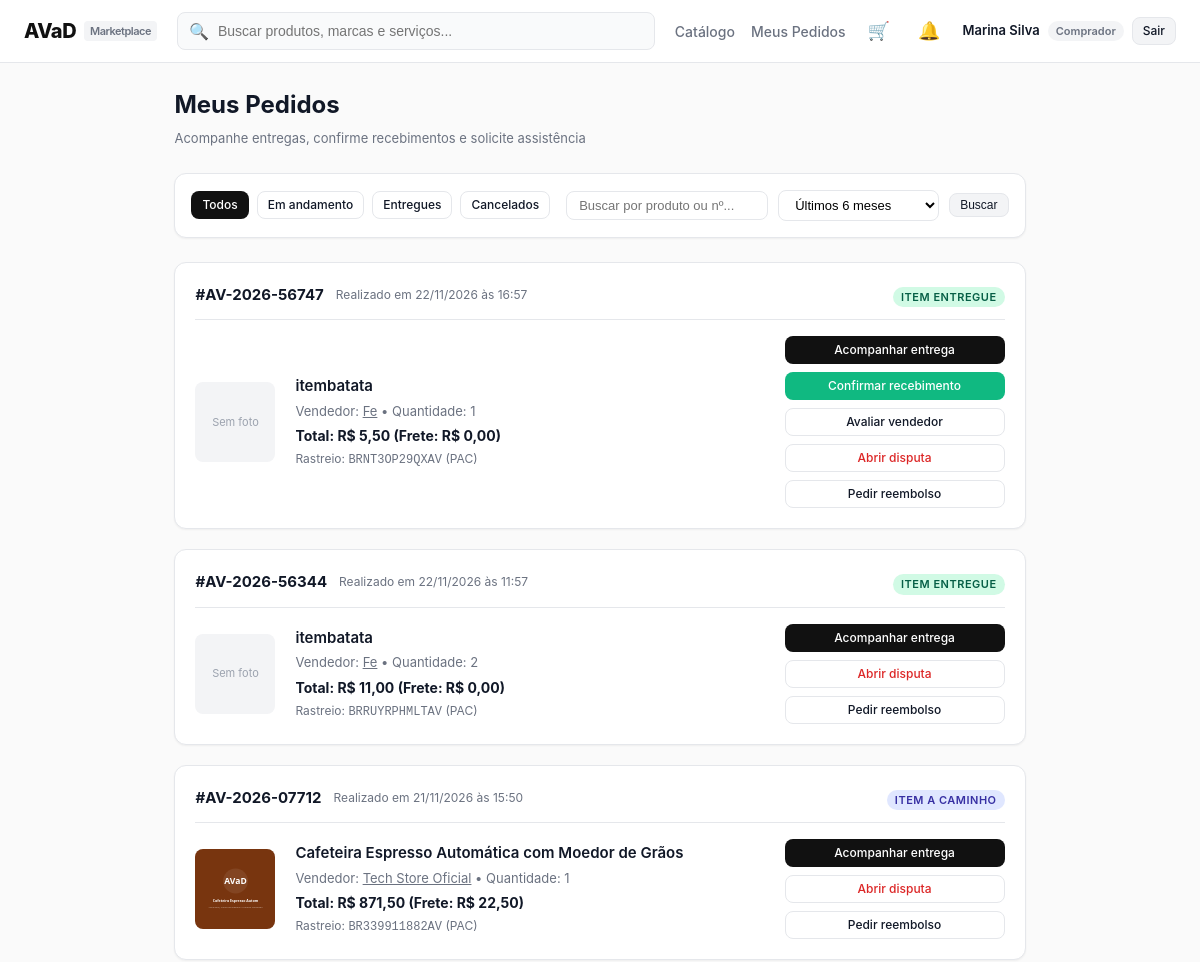
The page /orders/my-orders/ (signed in, upper part) on the database as committed earlier.
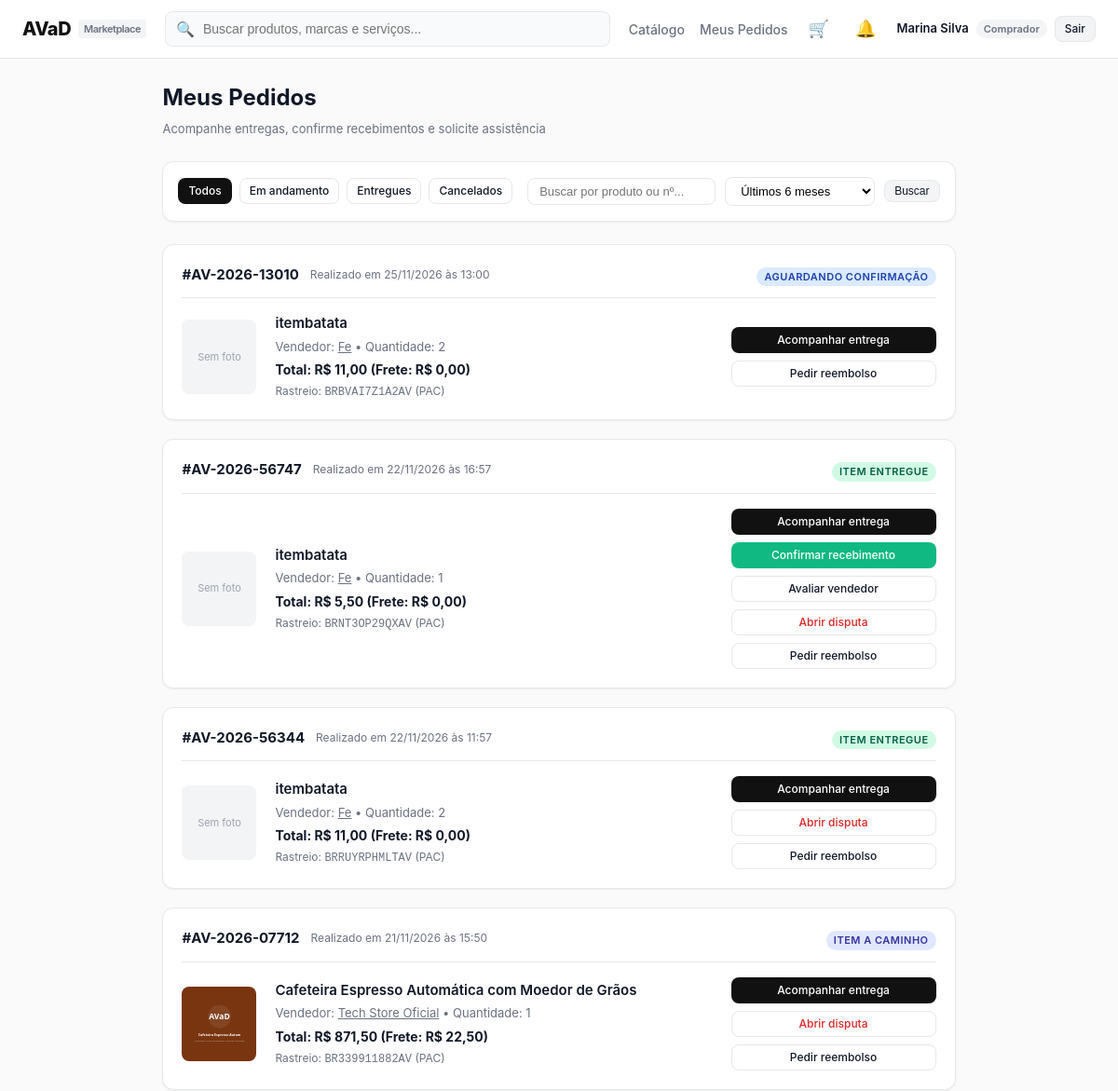
The same page on the database as committed later.
### accounts/models.py (models this page shows, shortened)
class UserProfile(models.Model):
    user = models.OneToOneField(User, on_delete=models.CASCADE, related_name='profile')
    nome = models.CharField(max_length=16)
    data_nascimento = models.DateField()
    cpf = models.CharField(max_length=14, unique=True)
    cnpj = models.CharField(max_length=18, blank=True, null=True, unique=True)
    tem_cnpj = models.BooleanField(default=False)
    email_verificado = models.BooleanField(default=False)
    is_mediador = models.BooleanField(default=False)
    conta_bancaria_bloqueada = models.BooleanField(default=False)
    suspenso = models.BooleanField(default=False)
    token_verificacao = models.CharField(max_length=64, blank=True, null=True)
    nome_loja = models.CharField(max_length=64, blank=True, null=True)  # nome público como vendedor
    meta_mensal = models.DecimalField(max_digits=12, decimal_places=2, default=Decimal('25000.00'),
                                      validators=[MinValueValidator(Decimal('1.00'))])

### orders/models.py (models this page shows, shortened)
class Order(models.Model):
    codigo = models.CharField(max_length=20, unique=True, default=generate_order_code)
    comprador = models.ForeignKey(User, on_delete=models.CASCADE, related_name='compras')
    vendedor = models.ForeignKey(User, on_delete=models.CASCADE, related_name='vendas')
    produto = models.ForeignKey('catalog.Product', on_delete=models.CASCADE)
    quantidade = models.PositiveIntegerField(default=1)
    preco_unitario = models.DecimalField(max_digits=10, decimal_places=2)
    valor_frete = models.DecimalField(max_digits=10, decimal_places=2, default=0)
    metodo_frete = models.CharField(max_length=20, choices=METODO_FRETE_CHOICES, default='pac')
    prazo_dias = models.PositiveIntegerField(default=7)
    valor_total = models.DecimalField(max_digits=10, decimal_places=2)
    forma_pagamento = models.CharField(max_length=20, choices=FORMA_PAGAMENTO_CHOICES, default='cartao')
    parcelas = models.PositiveIntegerField(default=1)
    cep_entrega = models.CharField(max_length=10, blank=True)
    endereco_entrega = models.TextField(blank=True)
    codigo_rastreio = models.CharField(max_length=20, blank=True, default='')
    status = models.CharField(max_length=30, choices=STATUS_CHOICES, default='aguardando_pagamento')
    recebimento_confirmado = models.BooleanField(default=False)
    entregue_em = models.DateTimeField(null=True, blank=True)  # quando o pedido passou a 'entregue'
    criado_em = models.DateTimeField(auto_now_add=True)
    class Meta:
        ordering = ['-criado_em']
    @property
    def status_display_badge(self):
        mapping = {
            'aguardando_pagamento': ('AGUARDANDO PAGAMENTO', 'warning'),
            'aguardando_confirmacao': ('AGUARDANDO CONFIRMAÇÃO', 'info'),
            'preparando': ('PREPARANDO ENVIO', 'info'),
            'a_caminho': ('ITEM A CAMINHO', 'primary'),
            'entregue': ('ITEM ENTREGUE', 'success'),
            'cancelado': ('CANCELADO/ESTORNADO', 'danger'),
        }
        return mapping.get(self.status, ('DESCONHECIDO', 'secondary'))

### catalog/models.py (models this page shows, shortened)
class Product(models.Model):
    vendedor = models.ForeignKey(User, on_delete=models.CASCADE, related_name='products')
    titulo = models.CharField(max_length=200)
    categoria = models.CharField(max_length=50, choices=CATEGORIAS)
    descricao = models.TextField()
    caracteristicas = models.TextField(blank=True, help_text='Uma característica por linha')
    preco = models.DecimalField(max_digits=10, decimal_places=2)
    estoque = models.PositiveIntegerField(default=0)
    imagem = models.ImageField(upload_to='products/', blank=True, null=True)
    frete_gratis = models.BooleanField(default=False)
    ativo = models.BooleanField(default=True)
    removido = models.BooleanField(default=False)  # anúncio removido pelo vendedor (some da loja e da lista)
    criado_em = models.DateTimeField(auto_now_add=True)
    class Meta:
        ordering = ['-criado_em']

### orders/views.py (the view)
# urls.py: path('my-orders/', views.my_orders_view, name='my_orders'),
@login_required
def my_orders_view(request):
    confirmar_recebimentos_vencidos()
    orders = Order.objects.filter(comprador=request.user)
    aba = request.GET.get('aba', 'todos')
    if aba == 'em_andamento':
        orders = orders.filter(status__in=['aguardando_pagamento', 'aguardando_confirmacao', 'preparando', 'a_caminho'])
    elif aba == 'entregues':
        orders = orders.filter(status='entregue')
    elif aba == 'cancelados':
        orders = orders.filter(status='cancelado')
    q = request.GET.get('q', '').strip()
    if q:
        orders = orders.filter(codigo__icontains=q) | orders.filter(produto__titulo__icontains=q)
    periodo = request.GET.get('periodo', '6m')
    if periodo == '6m':
        seis_meses_atras = timezone.now() - datetime.timedelta(days=180)
        orders = orders.filter(criado_em__gte=seis_meses_atras)
    return render(request, 'orders/my_orders.html', {
        'orders': orders,
        'aba': aba,
        'q': q,
        'periodo': periodo,
    })

### templates/orders/my_orders.html (shortened to what this page needs)
{% extends "base.html" %}
{% block content %}
<div style="margin-bottom: 24px;">
  <h1 style="font-size: 24px; font-weight: 700; margin-bottom: 6px;">Meus Pedidos</h1>
  <p style="font-size: 13px; color: var(--text-muted);">Acompanhe entregas, confirme recebimentos e solicite assistência</p>
</div>
<div class="card" style="margin-bottom: 24px; padding: 16px;">
  <div style="display: flex; justify-content: space-between; align-items: center; flex-wrap: wrap; gap: 16px;">
    <div style="display: flex; gap: 8px;">
      <a href="?aba=todos{% if q %}&q={{ q }}{% endif %}{% if periodo %}&periodo={{ periodo }}{% endif %}" class="btn btn-sm {% if aba == 'todos' %}btn-primary{% else %}btn-outline{% endif %}">
        Todos
      </a>
      <a href="?aba=em_andamento{% if q %}&q={{ q }}{% endif %}{% if periodo %}&periodo={{ periodo }}{% endif %}" class="btn btn-sm {% if aba == 'em_andamento' %}btn-primary{% else %}btn-outline{% endif %}">
        Em andamento
      </a>
      <a href="?aba=entregues{% if q %}&q={{ q }}{% endif %}{% if periodo %}&periodo={{ periodo }}{% endif %}" class="btn btn-sm {% if aba == 'entregues' %}btn-primary{% else %}btn-outline{% endif %}">
        Entregues
      </a>
      <a href="?aba=cancelados{% if q %}&q={{ q }}{% endif %}{% if periodo %}&periodo={{ periodo }}{% endif %}" class="btn btn-sm {% if aba == 'cancelados' %}btn-primary{% else %}btn-outline{% endif %}">
        Cancelados
      </a>
    </div>
    <form method="get" style="display: flex; gap: 10px; align-items: center;">
      <input type="text" name="q" value="{{ q }}" placeholder="Buscar por produto ou nº..." class="form-input" style="padding: 6px 12px; font-size: 13px; width: 220px;">
      <select name="periodo" onchange="this.form.submit()" class="form-select" style="padding: 6px 12px; font-size: 13px;">
        <option value="6m" {% if periodo == '6m' %}selected{% endif %}>Últimos 6 meses</option>
      </select>
      <button type="submit" class="btn btn-secondary btn-sm">Buscar</button>
    </form>
  </div>
</div>
<div style="display: flex; flex-direction: column; gap: 20px;">
  {% for order in orders %}
    <div class="card">
      <div style="display: flex; justify-content: space-between; align-items: center; border-bottom: 1px solid var(--border-color); padding-bottom: 12px; margin-bottom: 16px; flex-wrap: wrap; gap: 12px;">
        <div style="display: flex; align-items: center; gap: 12px;">
          <strong style="font-size: 15px;">{{ order.codigo }}</strong>
          <span style="font-size: 12px; color: var(--text-muted);">Realizado em {{ order.criado_em|date:"d/m/Y \à\s H:i" }}</span>
        </div>
        <div>
          <span class="badge badge-{{ order.status_display_badge.1 }}">
            {{ order.status_display_badge.0 }}
          </span>
        </div>
      </div>
      <div style="display: grid; grid-template-columns: 80px 1fr 220px; gap: 20px; align-items: center;">
        <div style="width: 80px; height: 80px; background: #F3F4F6; border-radius: var(--radius-md); overflow: hidden; display: flex; align-items: center; justify-content: center;">
          {% if order.produto.imagem %}
            <img src="{{ order.produto.imagem.url }}" alt="{{ order.produto.titulo }}" style="width: 100%; height: 100%; object-fit: cover;">
          {% else %}
            <span style="font-size: 11px; color: #9CA3AF;">Sem foto</span>
          {% endif %}
        </div>
        <div>
          <h3 style="font-size: 15px; font-weight: 600; margin-bottom: 4px;">
            <a href="{% url 'catalog:product_detail' order.produto.id %}">{{ order.produto.titulo }}</a>
          </h3>
          <div style="font-size: 13px; color: var(--text-muted); margin-bottom: 4px;">
            Vendedor: <a href="{% url 'accounts:seller_profile' order.vendedor.id %}" style="text-decoration: underline;">{{ order.vendedor.profile.nome_loja|default:order.vendedor.profile.nome }}</a>
            &bull; Quantidade: {{ order.quantidade }}
          </div>
          <div style="font-size: 14px; font-weight: 700;">
            Total: R$ {{ order.valor_total }} (Frete: R$ {{ order.valor_frete }})
          </div>
          {% if order.codigo_rastreio %}
            <div style="font-size: 12px; color: var(--text-muted); margin-top: 4px;">
              Rastreio: <code>{{ order.codigo_rastreio }}</code> ({{ order.get_metodo_frete_display }})
            </div>
          {% endif %}
        </div>
        <div style="display: flex; flex-direction: column; gap: 8px;">
          <a href="{% url 'orders:tracking' order.id %}" class="btn btn-primary btn-sm btn-block">
            Acompanhar entrega
          </a>
          {% if order.status == 'entregue' and not order.recebimento_confirmado %}
            <a href="{% url 'orders:confirm_receipt' order.id %}" class="btn btn-success btn-sm btn-block">
              Confirmar recebimento
            </a>
          {% endif %}
          {% if order.status == 'entregue' and not order.review %}
            <a href="{% url 'orders:review' order.id %}" class="btn btn-outline btn-sm btn-block">
              Avaliar vendedor
            </a>
          {% endif %}
          {% if order.status in 'a_caminho,entregue' %}
            <a href="{% url 'disputes:open_dispute' order.id %}" class="btn btn-outline btn-sm btn-block" style="color: #DC2626;">
              Abrir disputa
            </a>
          {% endif %}
          {% if order.status != 'cancelado' %}
            <a href="{% url 'orders:refund' order.id %}" class="btn btn-outline btn-sm btn-block">
              Pedir reembolso
            </a>
          {% endif %}
        </div>
      </div>
    </div>
  {% endfor %}
</div>
{% endblock %}

### templates/base.html (shortened to what this page needs)
{% load static %}
<!DOCTYPE html>
<html lang="pt-br">
<head>
  <link rel="stylesheet" href="{% static 'css/style.css' %}">
</head>
<body>
  <header class="navbar">
    <div class="nav-container">
      <a href="{% url 'home' %}" class="logo">
        <span>AVaD</span>
        <span class="logo-tag">Marketplace</span>
      </a>
      <form action="{% url 'catalog:product_list' %}" method="get" class="search-form">
        <span class="search-icon">🔍</span>
        <input type="text" name="q" value="{{ request.GET.q|default:'' }}" class="search-input" placeholder="Buscar produtos, marcas e serviços...">
      </form>
      <nav class="nav-links">
        <a href="{% url 'catalog:product_list' %}" class="nav-link">Catálogo</a>
        {% if user.is_authenticated %}
          {% if request.tipo_usuario == 'comprador' %}
            <a href="{% url 'orders:my_orders' %}" class="nav-link">Meus Pedidos</a>
            <a href="{% url 'orders:cart' %}" class="nav-link cart-link" title="Carrinho" aria-label="Carrinho">
              🛒{% if cart_count %}<span class="cart-badge">{{ cart_count }}</span>{% endif %}
            </a>
          {% elif request.tipo_usuario == 'vendedor' %}
            <a href="{% url 'dashboard:overview' %}" class="btn btn-outline btn-sm">Área do Vendedor</a>
          {% elif request.tipo_usuario == 'mediador' %}
            <a href="{% url 'disputes:mediation_panel' %}" class="nav-link" style="color: #2563EB; font-weight: 600;">Painel de Mediação</a>
          {% endif %}
          <a href="{% url 'notifications:list' %}" class="nav-link cart-link" title="Notificações" aria-label="Notificações">
            🔔{% if notif_count %}<span class="cart-badge notif-badge">{% if notif_count > 9 %}9+{% else %}{{ notif_count }}{% endif %}</span>{% endif %}
          </a>
          <div style="display: flex; align-items: center; gap: 8px;">
            <span style="font-size: 13px; font-weight: 600;">{{ user.profile.nome|default:user.username }}</span>
            <span style="font-size: 11px; font-weight: 600; color: var(--text-muted); background: #F3F4F6; padding: 2px 8px; border-radius: 999px;">{{ request.tipo_usuario|capfirst }}</span>
            <a href="{% url 'accounts:logout' %}" class="btn btn-secondary btn-sm">Sair</a>
          </div>
        {% else %}
          <a href="{% url 'accounts:login' %}" class="btn btn-outline btn-sm">Entrar</a>
          <a href="{% url 'accounts:register' %}" class="btn btn-primary btn-sm">Cadastre-se</a>
        {% endif %}
      </nav>
    </div>
  </header>
  <main class="container">
    {% block content %}{% endblock %}
  </main>
</body>
</html>

Rows that differ between the two databases and show on the page:
added Order: codigo "#AV-2026-13010", criado_em "25/11/2026 às 13:00", status_display_badge.0 "AGUARDANDO CONFIRMAÇÃO", shows "Sem foto", produto.titulo "itembatata", vendedor.profile.nome_loja "Fe", quantidade "2", valor_total "11,00", valor_frete "0,00", codigo_rastreio "BRBVAI7Z1A2AV", metodo_frete "PAC", shows "Pedir reembolso"
